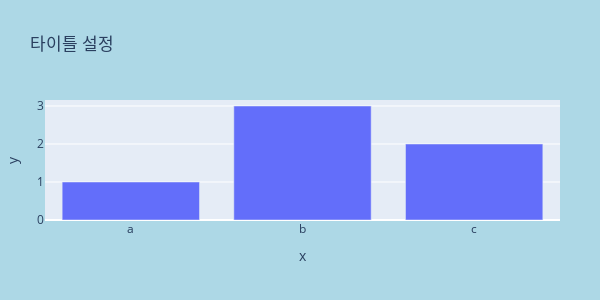

Notebook code cell kept with this figure:
### Markdown cell above
## 타이틀 설정

- update_layout 잘 사용하면 좋음

### Code cell
# express
ig = px.bar(x = ['a', 'b', 'c'], y = [1, 3, 2], 
             width = 600, height = 300)

fig.update_layout(title_text = '타이틀 설정')

fig.show()

### Figure 1 — Plotly figure (JSON) as saved in the notebook; plotly's stock layout.template omitted (floating-point values rounded to 4 significant figures)
{"data": [{"type": "bar", "x": ["a", "b", "c"], "y": [1, 3, 2]}], "layout": {"height": 300, "margin": {"l": 40, "r": 40}, "paper_bgcolor": "lightblue", "title": {"text": "타이틀 설정"}, "width": 600, "xaxis": {"autorange": true, "range": [-0.5, 2.5], "title": {"text": "x"}, "type": "category"}, "yaxis": {"autorange": true, "range": [0, 3.158], "title": {"text": "y"}, "type": "linear"}}}
